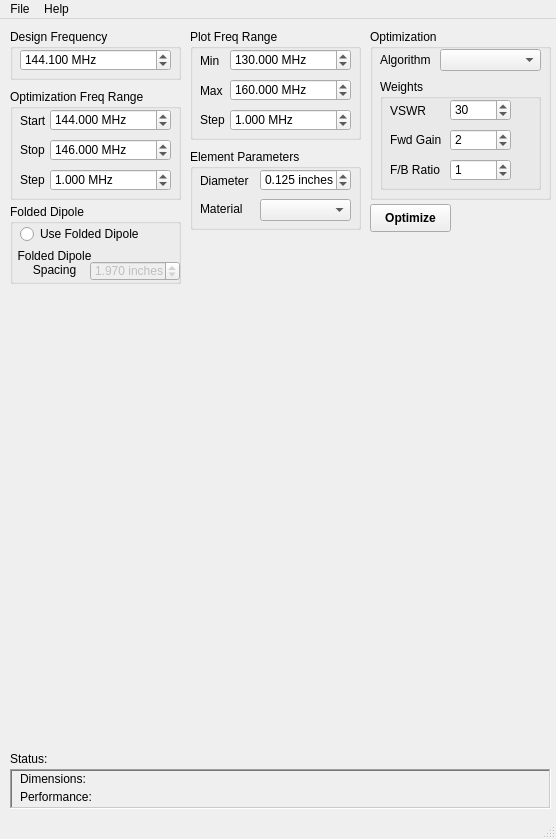
<?xml version="1.0" encoding="UTF-8"?>
<ui version="4.0">
 <class>MainWindow</class>
 <widget class="QMainWindow" name="MainWindow">
  <property name="geometry">
   <rect>
    <x>0</x>
    <y>0</y>
    <width>556</width>
    <height>839</height>
   </rect>
  </property>
  <property name="sizePolicy">
   <sizepolicy hsizetype="Preferred" vsizetype="Preferred">
    <horstretch>0</horstretch>
    <verstretch>0</verstretch>
   </sizepolicy>
  </property>
  <property name="font">
   <font>
    <bold>false</bold>
   </font>
  </property>
  <property name="windowTitle">
   <string>MainWindow</string>
  </property>
  <widget class="QWidget" name="centralwidget">
   <widget class="QGroupBox" name="groupBox_2">
    <property name="geometry">
     <rect>
      <x>10</x>
      <y>70</y>
      <width>171</width>
      <height>111</height>
     </rect>
    </property>
    <property name="title">
     <string>Optimization Freq Range</string>
    </property>
    <widget class="QLabel" name="label">
     <property name="geometry">
      <rect>
       <x>10</x>
       <y>25</y>
       <width>47</width>
       <height>13</height>
      </rect>
     </property>
     <property name="text">
      <string>Start</string>
     </property>
    </widget>
    <widget class="QLabel" name="label_2">
     <property name="geometry">
      <rect>
       <x>10</x>
       <y>51</y>
       <width>47</width>
       <height>20</height>
      </rect>
     </property>
     <property name="text">
      <string>Stop</string>
     </property>
    </widget>
    <widget class="QDoubleSpinBox" name="OptFrqStrtDoubleSpinBox">
     <property name="geometry">
      <rect>
       <x>40</x>
       <y>20</y>
       <width>121</width>
       <height>22</height>
      </rect>
     </property>
     <property name="toolTip">
      <string>Lowest frequency used for optimization</string>
     </property>
     <property name="toolTipDuration">
      <number>2000</number>
     </property>
     <property name="suffix">
      <string> MHz</string>
     </property>
     <property name="decimals">
      <number>3</number>
     </property>
     <property name="minimum">
      <double>1.000000000000000</double>
     </property>
     <property name="maximum">
      <double>100000000.000000000000000</double>
     </property>
     <property name="singleStep">
      <double>0.500000000000000</double>
     </property>
     <property name="stepType">
      <enum>QAbstractSpinBox::AdaptiveDecimalStepType</enum>
     </property>
     <property name="value">
      <double>144.000000000000000</double>
     </property>
    </widget>
    <widget class="QDoubleSpinBox" name="OptFrqStopDoubleSpinBox">
     <property name="geometry">
      <rect>
       <x>40</x>
       <y>50</y>
       <width>121</width>
       <height>22</height>
      </rect>
     </property>
     <property name="toolTip">
      <string>Highest frequency used for optimization</string>
     </property>
     <property name="toolTipDuration">
      <number>2000</number>
     </property>
     <property name="suffix">
      <string> MHz</string>
     </property>
     <property name="decimals">
      <number>3</number>
     </property>
     <property name="minimum">
      <double>1.000000000000000</double>
     </property>
     <property name="maximum">
      <double>100000000.000000000000000</double>
     </property>
     <property name="singleStep">
      <double>0.500000000000000</double>
     </property>
     <property name="stepType">
      <enum>QAbstractSpinBox::AdaptiveDecimalStepType</enum>
     </property>
     <property name="value">
      <double>146.000000000000000</double>
     </property>
    </widget>
    <widget class="QLabel" name="label_6">
     <property name="geometry">
      <rect>
       <x>10</x>
       <y>81</y>
       <width>47</width>
       <height>20</height>
      </rect>
     </property>
     <property name="text">
      <string>Step</string>
     </property>
    </widget>
    <widget class="QDoubleSpinBox" name="OptFrqStepDoubleSpinBox">
     <property name="geometry">
      <rect>
       <x>40</x>
       <y>80</y>
       <width>121</width>
       <height>22</height>
      </rect>
     </property>
     <property name="toolTip">
      <string>Frequency steps used for optimization</string>
     </property>
     <property name="toolTipDuration">
      <number>2000</number>
     </property>
     <property name="suffix">
      <string> MHz</string>
     </property>
     <property name="decimals">
      <number>3</number>
     </property>
     <property name="minimum">
      <double>0.001000000000000</double>
     </property>
     <property name="maximum">
      <double>1200.000000000000000</double>
     </property>
     <property name="singleStep">
      <double>0.100000000000000</double>
     </property>
     <property name="stepType">
      <enum>QAbstractSpinBox::AdaptiveDecimalStepType</enum>
     </property>
     <property name="value">
      <double>1.000000000000000</double>
     </property>
    </widget>
   </widget>
   <widget class="QGroupBox" name="groupBox_3">
    <property name="geometry">
     <rect>
      <x>190</x>
      <y>10</y>
      <width>171</width>
      <height>111</height>
     </rect>
    </property>
    <property name="title">
     <string>Plot Freq Range</string>
    </property>
    <widget class="QLabel" name="label_3">
     <property name="geometry">
      <rect>
       <x>10</x>
       <y>25</y>
       <width>47</width>
       <height>13</height>
      </rect>
     </property>
     <property name="text">
      <string>Min</string>
     </property>
    </widget>
    <widget class="QLabel" name="label_4">
     <property name="geometry">
      <rect>
       <x>10</x>
       <y>55</y>
       <width>47</width>
       <height>13</height>
      </rect>
     </property>
     <property name="text">
      <string>Max</string>
     </property>
    </widget>
    <widget class="QDoubleSpinBox" name="PlotFrqMinDoubleSpinBox">
     <property name="geometry">
      <rect>
       <x>40</x>
       <y>20</y>
       <width>121</width>
       <height>22</height>
      </rect>
     </property>
     <property name="toolTip">
      <string>Lowest frequency used for performance plots</string>
     </property>
     <property name="toolTipDuration">
      <number>2000</number>
     </property>
     <property name="suffix">
      <string> MHz</string>
     </property>
     <property name="decimals">
      <number>3</number>
     </property>
     <property name="maximum">
      <double>100000000.000000000000000</double>
     </property>
     <property name="stepType">
      <enum>QAbstractSpinBox::AdaptiveDecimalStepType</enum>
     </property>
     <property name="value">
      <double>130.000000000000000</double>
     </property>
    </widget>
    <widget class="QDoubleSpinBox" name="PlotFrqMaxDoubleSpinBox">
     <property name="geometry">
      <rect>
       <x>40</x>
       <y>50</y>
       <width>121</width>
       <height>22</height>
      </rect>
     </property>
     <property name="toolTip">
      <string>Highest frequency used for performance plots</string>
     </property>
     <property name="toolTipDuration">
      <number>2000</number>
     </property>
     <property name="prefix">
      <string/>
     </property>
     <property name="suffix">
      <string> MHz</string>
     </property>
     <property name="decimals">
      <number>3</number>
     </property>
     <property name="maximum">
      <double>100000000.000000000000000</double>
     </property>
     <property name="stepType">
      <enum>QAbstractSpinBox::AdaptiveDecimalStepType</enum>
     </property>
     <property name="value">
      <double>160.000000000000000</double>
     </property>
    </widget>
    <widget class="QLabel" name="label_5">
     <property name="geometry">
      <rect>
       <x>10</x>
       <y>80</y>
       <width>71</width>
       <height>21</height>
      </rect>
     </property>
     <property name="text">
      <string>Step</string>
     </property>
    </widget>
    <widget class="QDoubleSpinBox" name="PlotFrqStepDoubleSpinBox">
     <property name="geometry">
      <rect>
       <x>40</x>
       <y>80</y>
       <width>121</width>
       <height>22</height>
      </rect>
     </property>
     <property name="toolTip">
      <string>Frequency step used for performance plots</string>
     </property>
     <property name="toolTipDuration">
      <number>2000</number>
     </property>
     <property name="prefix">
      <string/>
     </property>
     <property name="suffix">
      <string> MHz</string>
     </property>
     <property name="decimals">
      <number>3</number>
     </property>
     <property name="minimum">
      <double>0.001000000000000</double>
     </property>
     <property name="maximum">
      <double>1200.000000000000000</double>
     </property>
     <property name="singleStep">
      <double>0.500000000000000</double>
     </property>
     <property name="stepType">
      <enum>QAbstractSpinBox::AdaptiveDecimalStepType</enum>
     </property>
     <property name="value">
      <double>1.000000000000000</double>
     </property>
    </widget>
   </widget>
   <widget class="QGroupBox" name="groupBox_4">
    <property name="geometry">
     <rect>
      <x>10</x>
      <y>10</y>
      <width>171</width>
      <height>51</height>
     </rect>
    </property>
    <property name="title">
     <string>Design Frequency</string>
    </property>
    <widget class="QDoubleSpinBox" name="DesignFrqDoubleSpinBox">
     <property name="geometry">
      <rect>
       <x>10</x>
       <y>20</y>
       <width>151</width>
       <height>22</height>
      </rect>
     </property>
     <property name="toolTip">
      <string>Frequency for performance display</string>
     </property>
     <property name="toolTipDuration">
      <number>2000</number>
     </property>
     <property name="suffix">
      <string> MHz</string>
     </property>
     <property name="decimals">
      <number>3</number>
     </property>
     <property name="maximum">
      <double>100000000.000000000000000</double>
     </property>
     <property name="stepType">
      <enum>QAbstractSpinBox::AdaptiveDecimalStepType</enum>
     </property>
     <property name="value">
      <double>144.099999999999994</double>
     </property>
    </widget>
   </widget>
   <widget class="QWidget" name="verticalLayoutWidget">
    <property name="geometry">
     <rect>
      <x>10</x>
      <y>270</y>
      <width>541</width>
      <height>461</height>
     </rect>
    </property>
    <layout class="QVBoxLayout" name="verticalLayout"/>
   </widget>
   <widget class="QLabel" name="status_label">
    <property name="geometry">
     <rect>
      <x>10</x>
      <y>730</y>
      <width>541</width>
      <height>20</height>
     </rect>
    </property>
    <property name="toolTip">
     <string>Status of optimization calculations</string>
    </property>
    <property name="text">
     <string>Status: </string>
    </property>
    <property name="scaledContents">
     <bool>false</bool>
    </property>
   </widget>
   <widget class="QGroupBox" name="groupBox">
    <property name="geometry">
     <rect>
      <x>190</x>
      <y>130</y>
      <width>171</width>
      <height>81</height>
     </rect>
    </property>
    <property name="title">
     <string>Element Parameters</string>
    </property>
    <widget class="QLabel" name="label_7">
     <property name="geometry">
      <rect>
       <x>10</x>
       <y>24</y>
       <width>51</width>
       <height>16</height>
      </rect>
     </property>
     <property name="text">
      <string>Diameter</string>
     </property>
    </widget>
    <widget class="QLabel" name="label_8">
     <property name="geometry">
      <rect>
       <x>10</x>
       <y>53</y>
       <width>47</width>
       <height>13</height>
      </rect>
     </property>
     <property name="text">
      <string>Material</string>
     </property>
    </widget>
    <widget class="QDoubleSpinBox" name="ElementDiameterDoubleSpinBox">
     <property name="geometry">
      <rect>
       <x>70</x>
       <y>20</y>
       <width>91</width>
       <height>22</height>
      </rect>
     </property>
     <property name="toolTip">
      <string>Diameter of all antenna elements</string>
     </property>
     <property name="toolTipDuration">
      <number>2000</number>
     </property>
     <property name="prefix">
      <string/>
     </property>
     <property name="suffix">
      <string> inches</string>
     </property>
     <property name="decimals">
      <number>3</number>
     </property>
     <property name="minimum">
      <double>0.001000000000000</double>
     </property>
     <property name="maximum">
      <double>10.000000000000000</double>
     </property>
     <property name="singleStep">
      <double>0.010000000000000</double>
     </property>
     <property name="stepType">
      <enum>QAbstractSpinBox::AdaptiveDecimalStepType</enum>
     </property>
     <property name="value">
      <double>0.125000000000000</double>
     </property>
    </widget>
    <widget class="QComboBox" name="ElementMaterialComboBox">
     <property name="geometry">
      <rect>
       <x>70</x>
       <y>50</y>
       <width>91</width>
       <height>22</height>
      </rect>
     </property>
     <property name="toolTip">
      <string>Material for all antenna elements</string>
     </property>
     <property name="toolTipDuration">
      <number>2000</number>
     </property>
     <property name="currentText">
      <string/>
     </property>
     <property name="maxCount">
      <number>2147483641</number>
     </property>
     <property name="placeholderText">
      <string>Brass</string>
     </property>
    </widget>
   </widget>
   <widget class="QGroupBox" name="groupBox_5">
    <property name="geometry">
     <rect>
      <x>370</x>
      <y>10</y>
      <width>181</width>
      <height>171</height>
     </rect>
    </property>
    <property name="title">
     <string>Optimization</string>
    </property>
    <widget class="QLabel" name="label_9">
     <property name="geometry">
      <rect>
       <x>10</x>
       <y>23</y>
       <width>61</width>
       <height>16</height>
      </rect>
     </property>
     <property name="text">
      <string>Algorithm</string>
     </property>
    </widget>
    <widget class="QComboBox" name="OptAlgorithmComboBox">
     <property name="geometry">
      <rect>
       <x>70</x>
       <y>20</y>
       <width>101</width>
       <height>22</height>
      </rect>
     </property>
     <property name="toolTip">
      <string>Algorithm used for optimization</string>
     </property>
     <property name="toolTipDuration">
      <number>2000</number>
     </property>
     <property name="maxVisibleItems">
      <number>10</number>
     </property>
     <property name="placeholderText">
      <string>Diff Evolution</string>
     </property>
    </widget>
    <widget class="QGroupBox" name="groupBox_6">
     <property name="geometry">
      <rect>
       <x>10</x>
       <y>50</y>
       <width>161</width>
       <height>111</height>
      </rect>
     </property>
     <property name="title">
      <string>Weights</string>
     </property>
     <widget class="QLabel" name="label_10">
      <property name="geometry">
       <rect>
        <x>10</x>
        <y>24</y>
        <width>61</width>
        <height>16</height>
       </rect>
      </property>
      <property name="text">
       <string>VSWR</string>
      </property>
     </widget>
     <widget class="QLabel" name="label_11">
      <property name="geometry">
       <rect>
        <x>10</x>
        <y>53</y>
        <width>61</width>
        <height>16</height>
       </rect>
      </property>
      <property name="text">
       <string>Fwd Gain</string>
      </property>
     </widget>
     <widget class="QLabel" name="label_12">
      <property name="geometry">
       <rect>
        <x>10</x>
        <y>83</y>
        <width>61</width>
        <height>16</height>
       </rect>
      </property>
      <property name="text">
       <string>F/B Ratio</string>
      </property>
     </widget>
     <widget class="QDoubleSpinBox" name="VswrWeightDoubleSpinBox">
      <property name="geometry">
       <rect>
        <x>70</x>
        <y>20</y>
        <width>61</width>
        <height>22</height>
       </rect>
      </property>
      <property name="toolTip">
       <string>Weighting used for VSWR in the optimization</string>
      </property>
      <property name="toolTipDuration">
       <number>2000</number>
      </property>
      <property name="prefix">
       <string/>
      </property>
      <property name="suffix">
       <string/>
      </property>
      <property name="decimals">
       <number>0</number>
      </property>
      <property name="maximum">
       <double>100000000.000000000000000</double>
      </property>
      <property name="singleStep">
       <double>1.000000000000000</double>
      </property>
      <property name="stepType">
       <enum>QAbstractSpinBox::AdaptiveDecimalStepType</enum>
      </property>
      <property name="value">
       <double>30.000000000000000</double>
      </property>
     </widget>
     <widget class="QDoubleSpinBox" name="FwdGainWeightDoubleSpinBox">
      <property name="geometry">
       <rect>
        <x>70</x>
        <y>50</y>
        <width>61</width>
        <height>22</height>
       </rect>
      </property>
      <property name="toolTip">
       <string>Weighting used for Forward Gain in the optimization</string>
      </property>
      <property name="toolTipDuration">
       <number>2000</number>
      </property>
      <property name="prefix">
       <string/>
      </property>
      <property name="suffix">
       <string/>
      </property>
      <property name="decimals">
       <number>0</number>
      </property>
      <property name="maximum">
       <double>100000000.000000000000000</double>
      </property>
      <property name="singleStep">
       <double>1.000000000000000</double>
      </property>
      <property name="stepType">
       <enum>QAbstractSpinBox::AdaptiveDecimalStepType</enum>
      </property>
      <property name="value">
       <double>2.000000000000000</double>
      </property>
     </widget>
     <widget class="QDoubleSpinBox" name="FBRatioWeightDoubleSpinBox">
      <property name="geometry">
       <rect>
        <x>70</x>
        <y>80</y>
        <width>61</width>
        <height>22</height>
       </rect>
      </property>
      <property name="toolTip">
       <string>Weighting used for Front-to-Back ratio in the optimization</string>
      </property>
      <property name="toolTipDuration">
       <number>2000</number>
      </property>
      <property name="prefix">
       <string/>
      </property>
      <property name="suffix">
       <string/>
      </property>
      <property name="decimals">
       <number>0</number>
      </property>
      <property name="maximum">
       <double>100000000.000000000000000</double>
      </property>
      <property name="singleStep">
       <double>1.000000000000000</double>
      </property>
      <property name="stepType">
       <enum>QAbstractSpinBox::AdaptiveDecimalStepType</enum>
      </property>
      <property name="value">
       <double>1.000000000000000</double>
      </property>
     </widget>
    </widget>
   </widget>
   <widget class="QPushButton" name="optimizePushButton">
    <property name="geometry">
     <rect>
      <x>370</x>
      <y>185</y>
      <width>81</width>
      <height>28</height>
     </rect>
    </property>
    <property name="font">
     <font>
      <bold>true</bold>
     </font>
    </property>
    <property name="toolTip">
     <string>Click to start the optimization process</string>
    </property>
    <property name="toolTipDuration">
     <number>2000</number>
    </property>
    <property name="text">
     <string>Optimize</string>
    </property>
   </widget>
   <widget class="QFrame" name="frame">
    <property name="geometry">
     <rect>
      <x>10</x>
      <y>750</y>
      <width>541</width>
      <height>40</height>
     </rect>
    </property>
    <property name="sizePolicy">
     <sizepolicy hsizetype="Preferred" vsizetype="Preferred">
      <horstretch>0</horstretch>
      <verstretch>0</verstretch>
     </sizepolicy>
    </property>
    <property name="toolTip">
     <string extracomment="Results of most recent simulation"/>
    </property>
    <property name="autoFillBackground">
     <bool>false</bool>
    </property>
    <property name="frameShape">
     <enum>QFrame::WinPanel</enum>
    </property>
    <property name="frameShadow">
     <enum>QFrame::Sunken</enum>
    </property>
    <widget class="QLabel" name="dimensionsLabel">
     <property name="geometry">
      <rect>
       <x>10</x>
       <y>2</y>
       <width>521</width>
       <height>16</height>
      </rect>
     </property>
     <property name="toolTip">
      <string>Dimensions of optimized antenna elements</string>
     </property>
     <property name="toolTipDuration">
      <number>2000</number>
     </property>
     <property name="text">
      <string>Dimensions: </string>
     </property>
    </widget>
    <widget class="QLabel" name="performanceLabel">
     <property name="geometry">
      <rect>
       <x>10</x>
       <y>20</y>
       <width>521</width>
       <height>16</height>
      </rect>
     </property>
     <property name="toolTip">
      <string>Performance of optimized antenna elements</string>
     </property>
     <property name="toolTipDuration">
      <number>2000</number>
     </property>
     <property name="text">
      <string>Performance: </string>
     </property>
    </widget>
   </widget>
   <widget class="QGroupBox" name="FoldedDipoleGroupBox">
    <property name="geometry">
     <rect>
      <x>10</x>
      <y>185</y>
      <width>171</width>
      <height>80</height>
     </rect>
    </property>
    <property name="title">
     <string>Folded Dipole</string>
    </property>
    <widget class="QRadioButton" name="useFoldedDipoleRadioButton">
     <property name="geometry">
      <rect>
       <x>10</x>
       <y>20</y>
       <width>151</width>
       <height>20</height>
      </rect>
     </property>
     <property name="toolTip">
      <string>Check to use folded dipole</string>
     </property>
     <property name="toolTipDuration">
      <number>2000</number>
     </property>
     <property name="text">
      <string>Use Folded Dipole</string>
     </property>
    </widget>
    <widget class="QLabel" name="label_13">
     <property name="geometry">
      <rect>
       <x>4</x>
       <y>42</y>
       <width>81</width>
       <height>31</height>
      </rect>
     </property>
     <property name="text">
      <string>Folded Dipole Spacing</string>
     </property>
     <property name="alignment">
      <set>Qt::AlignBottom|Qt::AlignHCenter</set>
     </property>
     <property name="wordWrap">
      <bool>true</bool>
     </property>
    </widget>
    <widget class="QDoubleSpinBox" name="FoldedDipoleSpcDoubleSpinBox">
     <property name="enabled">
      <bool>false</bool>
     </property>
     <property name="geometry">
      <rect>
       <x>80</x>
       <y>57</y>
       <width>90</width>
       <height>20</height>
      </rect>
     </property>
     <property name="toolTip">
      <string>Distance between folded dipole elements</string>
     </property>
     <property name="toolTipDuration">
      <number>2000</number>
     </property>
     <property name="prefix">
      <string/>
     </property>
     <property name="suffix">
      <string> inches</string>
     </property>
     <property name="decimals">
      <number>3</number>
     </property>
     <property name="minimum">
      <double>0.001000000000000</double>
     </property>
     <property name="maximum">
      <double>24.000000000000000</double>
     </property>
     <property name="singleStep">
      <double>0.010000000000000</double>
     </property>
     <property name="stepType">
      <enum>QAbstractSpinBox::AdaptiveDecimalStepType</enum>
     </property>
     <property name="value">
      <double>1.970000000000000</double>
     </property>
    </widget>
   </widget>
  </widget>
  <widget class="QMenuBar" name="menubar">
   <property name="geometry">
    <rect>
     <x>0</x>
     <y>0</y>
     <width>556</width>
     <height>22</height>
    </rect>
   </property>
   <widget class="QMenu" name="menuHelp">
    <property name="title">
     <string>Help</string>
    </property>
    <addaction name="actionAbout"/>
   </widget>
   <widget class="QMenu" name="menuFile">
    <property name="title">
     <string>File</string>
    </property>
    <addaction name="actionOpen_Yagi_File"/>
    <addaction name="separator"/>
    <addaction name="actionSave_Yagi_File"/>
    <addaction name="actionExit"/>
   </widget>
   <addaction name="menuFile"/>
   <addaction name="menuHelp"/>
  </widget>
  <widget class="QStatusBar" name="statusbar">
   <property name="toolTipDuration">
    <number>5</number>
   </property>
  </widget>
  <action name="actionAbout">
   <property name="text">
    <string>About</string>
   </property>
  </action>
  <action name="actionSave_Yagi_File">
   <property name="text">
    <string>Save Yagi File</string>
   </property>
   <property name="statusTip">
    <string>Save Yagi File</string>
   </property>
  </action>
  <action name="actionOpen_Yagi_File">
   <property name="text">
    <string>Open Yagi File</string>
   </property>
  </action>
  <action name="actionExit">
   <property name="text">
    <string>Exit</string>
   </property>
   <property name="iconText">
    <string>Exit Application</string>
   </property>
   <property name="toolTip">
    <string>Exit Application</string>
   </property>
   <property name="statusTip">
    <string>Exit Application</string>
   </property>
  </action>
 </widget>
 <resources/>
 <connections/>
</ui>
